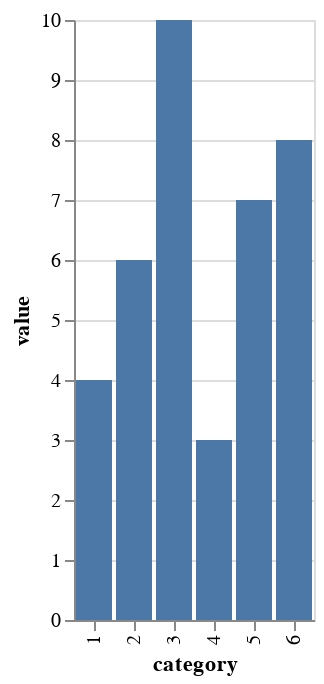

Notebook cell for this chart:
### Markdown cell above
Note that when both x and y encoding are representing quantities, bar marks by default create vertical bars. If one of the axes encodes a nominal or ordinal data, the bar mark will automatically adjust its orientation.

### Code cell
bar_chart = base.mark_bar().encode(x="category:N")
bar_chart

### Figure 1 — Vega-Lite specification as saved in the notebook (floating-point values rounded to 4 significant figures)
{"config": {"view": {"continuousWidth": 400, "continuousHeight": 300}}, "data": {"name": "data-c9896de6322bcd9cf0fe9396e0b72d16"}, "mark": "bar", "encoding": {"x": {"field": "category", "type": "nominal"}, "y": {"field": "value", "type": "quantitative"}}, "$schema": "https://vega.github.io/schema/vega-lite/v4.17.0.json", "datasets": {"data-c9896de6322bcd9cf0fe9396e0b72d16": [{"category": 1, "value": 4}, {"category": 2, "value": 6}, {"category": 3, "value": 10}, {"category": 4, "value": 3}, {"category": 5, "value": 7}, {"category": 6, "value": 8}]}}
